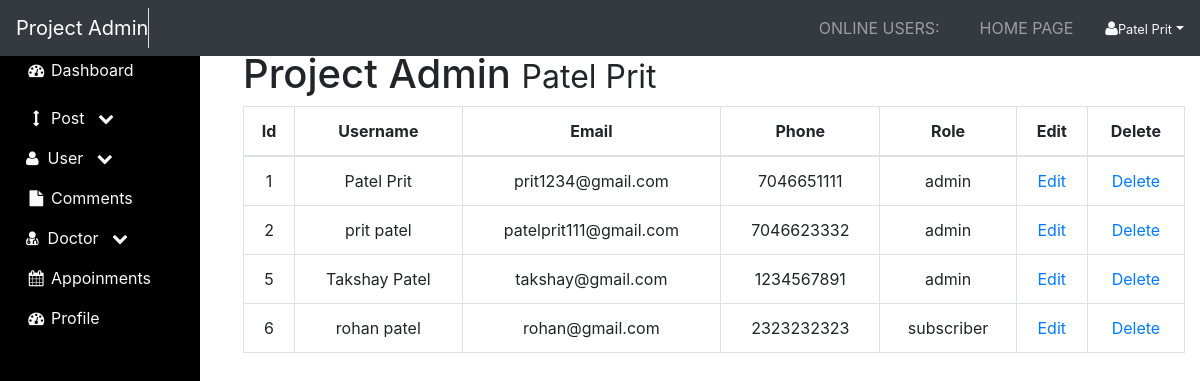
The page /admin/users.php (signed in) on the database its author committed.
### tables this page shows
CREATE TABLE `users` (
  `user_id` int(11) NOT NULL,
  `user_name` varchar(255) NOT NULL,
  `user_email` varchar(255) NOT NULL,
  `user_phone` varchar(255) NOT NULL,
  `user_pass` varchar(255) NOT NULL,
  `user_confpass` varchar(255) NOT NULL,
  `user_role` varchar(255) NOT NULL
);

### admin/includes/view_all_users.php (the view, shortened to what this page needs)
<form class="form_scroll">
<table class="table table-bordered table-hover summary text-center" style="min-width:70vw;">
    <thead>
        <tr>
            <th  class="text-center">Id</th>
            <th  class="text-center">Username</th>
            <th  class="text-center">Email</th>
            <th  class="text-center">Phone</th>
            <th  class="text-center">Role</th>
            <th  class="text-center">Edit</th>
            <th  class="text-center">Delete</th>
        </tr>
    </thead>
    <tbody>
        <?php
            $query = "SELECT * FROM users";
            $select_users=mysqli_query($connection,$query);
            while($row = mysqli_fetch_assoc($select_users)){
                $user_id = $row['user_id'];
                $user_name = $row['user_name'];
                $user_email = $row['user_email'];
                $user_phone = $row['user_phone'];
                $user_role = $row['user_role'];
            echo "<tr>";
            echo "<td>{$user_id}</td>";
            echo "<td>{$user_name}</td>";
            echo "<td>{$user_email}</td>";
            echo "<td>{$user_phone}</td>";
            echo "<td>{$user_role}</td>";
            echo "<td><a href='users.php?source=edit_user&edit_user={$user_id}'>Edit</a></td>";
            echo "<td><a href='users.php?delete={$user_id}'>Delete</a></td>";
            echo "</tr>";
            }
?>
    </tbody>
</table>
        </form>

### admin/includes/admin_header.php (style rules this page uses)
@media (max-width:1243px) { .form_scroll { overflow:scroll; } }

### rows shown on the page
users: user_id "1", user_name "Patel Prit", user_email "prit1234@gmail.com", user_phone "7046651111", user_role "admin"
users: user_id "2", user_name "prit patel", user_email "patelprit111@gmail.com", user_phone "7046623332", user_role "admin"
users: user_id "5", user_name "Takshay Patel", user_email "takshay@gmail.com", user_phone "1234567891", user_role "admin"
users: user_id "6", user_name "rohan patel", user_email "rohan@gmail.com", user_phone "2323232323", user_role "subscriber"

### other values the page prints
$_SESSION['user_name'] "Patel Prit"
